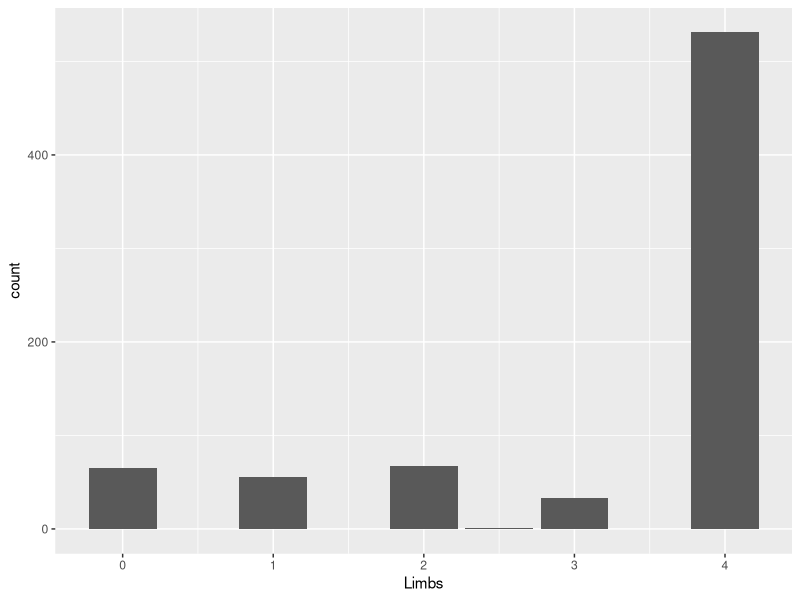
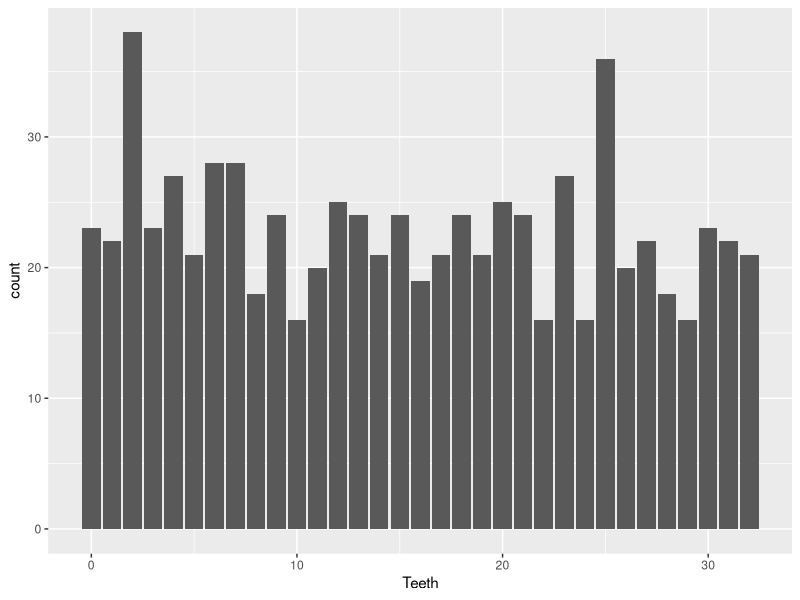
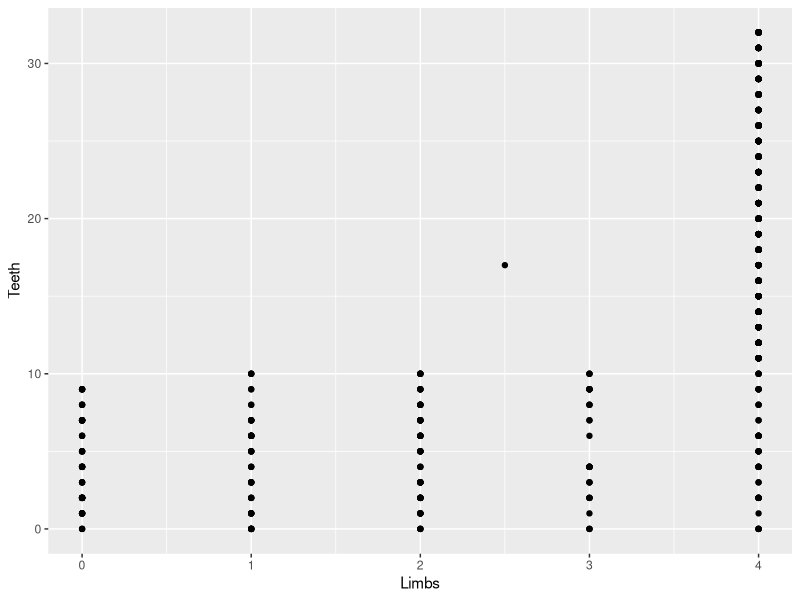
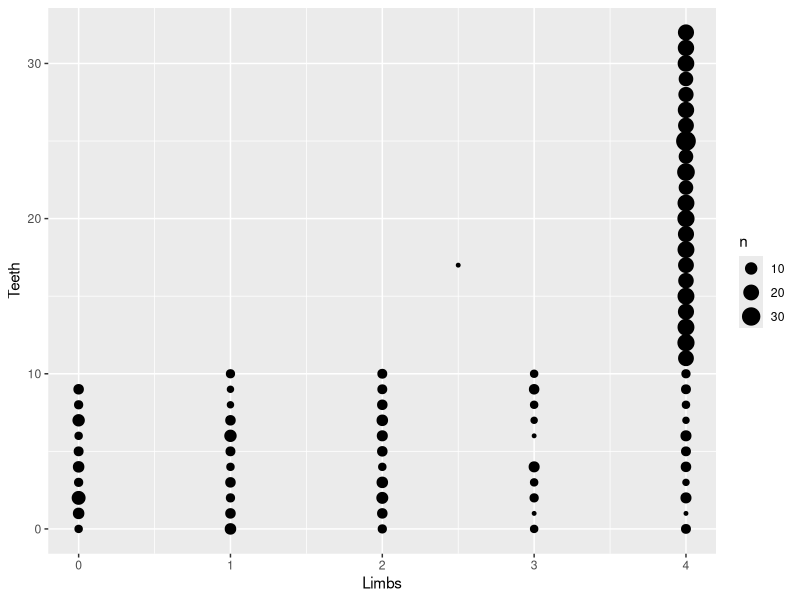
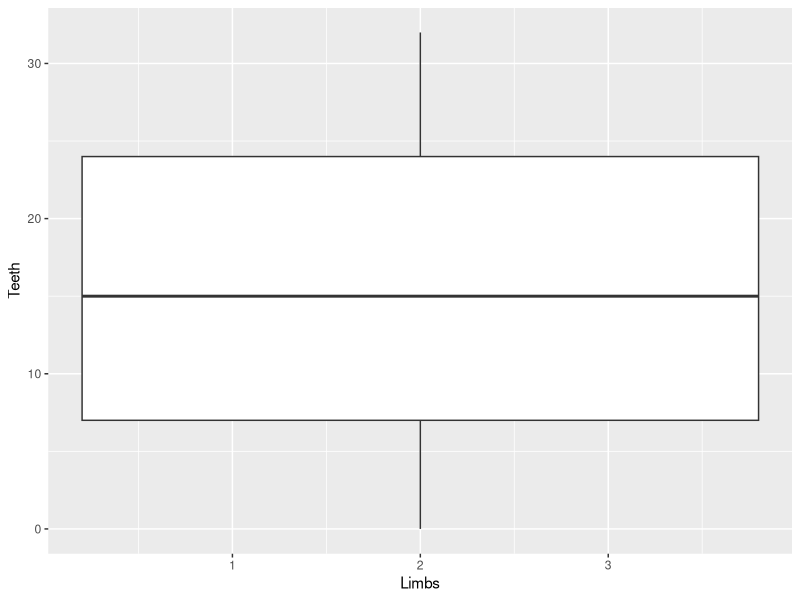
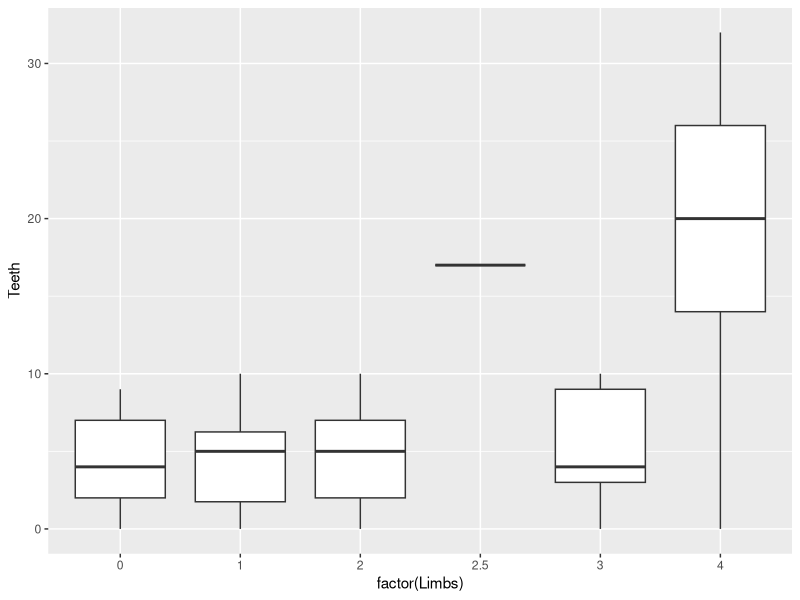
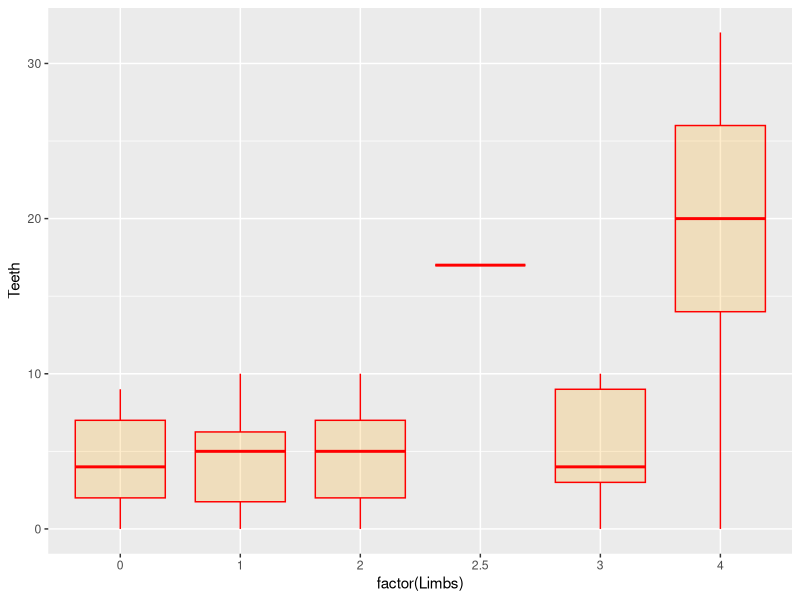
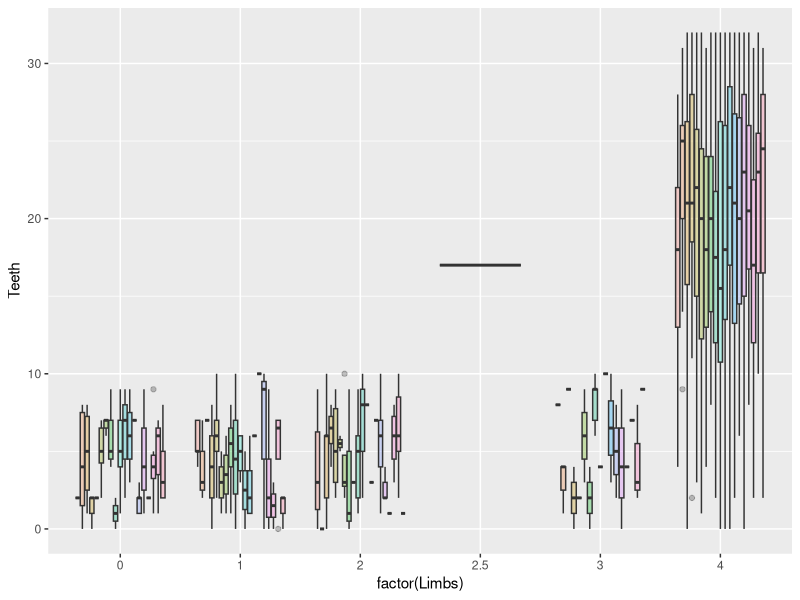

Here is the R script that generated these plots, in order:
#### Fun R Plots with ggplot2 - Pirate Features
# set the working directory
#setwd("/Users/bamflappy/Documents/rPlayground")

# if not already, install the ggplot2 package
#install.packages("ggplot2")

# load the ggplot2 library
library(ggplot2)

# import the pirate data from the PiratesPirate.csv file
pirates <- read.csv("PiratesPirate.csv")

# view the column names of the pirates data
colnames(pirates)

# view the first few lines of pirates data
head(pirates)

# check out the basic ggplot function and geoms
# https://ggplot2.tidyverse.org/reference/
# https://datacarpentry.org/r-socialsci/04-ggplot2/index.html

### One Dimension - Teeth or Limbs

# start with plotting only the Limbs dimension of the pirates data
ggplot(data = pirates, aes(x = Limbs)) +
  geom_bar()

ggsave("pirates_plot_limbs_bar.png", plot = last_plot())

# next, plot only the Teeth dimension of the pirates data
ggplot(data = pirates, aes(x = Teeth)) +
  geom_bar()

ggsave("pirates_plot_teeth_bar.png", plot = last_plot())

### Two Dimensions - Teeth & Limbs

# create a scatter plot comparing the two dimensions of Limbs vs Teeth
ggplot(data = pirates, aes(x = Limbs, y = Teeth)) +
  geom_point()

ggsave("pirates_plot_teeth_limbs_scatter.png", plot = last_plot())

# modify the scatter plot to include the count of pirates at each point
ggplot(data = pirates, aes(x = Limbs, y = Teeth)) +
  geom_count()

ggsave("pirates_plot_teeth_limbs_scatterCount.png", plot = last_plot())

# check the data for the one outlier pirate with 2.5 Limbs
pirates[pirates$Limbs == "2.5", ]

# change to a boxplot to better describe the data at each point
ggplot(data = pirates, aes(x = Limbs, y = Teeth)) +
  geom_boxplot()

ggsave("pirates_plot_teeth_limbs_boxWarning.png", plot = last_plot())

# check the info for the factor function
?factor

# use the factor function to make the different numbers of Limbs into categories
ggplot(data = pirates, aes(x = factor(Limbs), y = Teeth)) +
  geom_boxplot()

ggsave("pirates_plot_teeth_limbs_boxFixed.png", plot = last_plot())

# create a more detailed plot using colors to add another dimension
# look up color options on the internet by searching "ggplot boxplot color"
# example 1 from r-graph-gallery.com/264-control-ggplot2-boxplot-colors.html
ggplot(data = pirates, aes(x = factor(Limbs), y = Teeth)) +
  geom_boxplot(color="red", fill="orange", alpha=0.2)

ggsave("pirates_plot_teeth_limbs_colorBox1.png", plot = last_plot())

# example 2 from r-graph-gallery.com/264-control-ggplot2-boxplot-colors.html
ggplot(data = pirates, aes(x = factor(Limbs), y = Teeth, fill = Origin)) +
  geom_boxplot(alpha=0.3) +
  theme(legend.position="none")

ggsave("pirates_plot_teeth_limbs_origin_colorBox2.png", plot = last_plot())

### Three Dimensions - Teeth & Limbs & Origin

# create a set of boxplots with one for each Origin of pirates
# look up facet options on the internet by searching "ggplot boxplot facet"
# www.sthda.com/english/wiki/ggplot2-facet-split-a-plot-into-a-matrix-of-panels
ggplot(data = pirates, aes(x = factor(Limbs), y = Teeth)) +
  geom_boxplot(color="darkgreen", fill="orange", alpha=0.2) +
  facet_wrap(~ Origin)

ggsave("pirates_plot_teeth_limbs_origin_facetWrap.png", plot = last_plot())

# change the appearance of the individual plot titles
# www.sthda.com/english/wiki/ggplot2-facet-split-a-plot-into-a-matrix-of-panels
ggplot(data = pirates, aes(x = factor(Limbs), y = Teeth)) +
  geom_boxplot(color="darkgreen", fill="orange", alpha=0.2) +
  facet_wrap(~ Origin) +
  theme(strip.background = element_rect(colour="black", fill="white", 
                                        size=1.5, linetype="solid"))

ggsave("pirates_plot_teeth_limbs_origin_indTitles.png", plot = last_plot())

# change the axis titles and add a plot title
# look up how to add titles on the internet by searching "ggplot title"
# top result www.sthda.com/english/wiki/ggplot2-title-main-axis-and-legend-titles
ggplot(data = pirates, aes(x = factor(Limbs), y = Teeth)) +
  geom_boxplot(color="darkgreen", fill="orange", alpha=0.2) +
  facet_wrap(~ Origin) +
  theme(strip.background = element_rect(colour="black", fill="white", 
                                        size=1.5, linetype="solid")) +
  labs(title="Comparison of Pirate Teeth and Limb Numbers by Origin", 
       x ="Number of Limbs", 
       y = "Number of Teeth")

ggsave("pirates_plot_teeth_limbs_origin_withTitles.png", plot = last_plot())

# adjust the colors of the axis and plot titles
# www.sthda.com/english/wiki/ggplot2-title-main-axis-and-legend-titles
ggplot(data = pirates, aes(x = factor(Limbs), y = Teeth)) +
  geom_boxplot(color="darkgreen", fill="orange", alpha=0.2) +
  facet_wrap(~ Origin) +
  theme(strip.background = element_rect(colour="black", fill="white", 
                                        size=1.5, linetype="solid")) +
  labs(title="Comparison of Pirate Teeth and Limb Numbers by Origin", 
       x ="Number of Limbs", 
       y = "Number of Teeth") +
  theme(
    plot.title = element_text(color="red", size=14, face="bold.italic"),
    axis.title.x = element_text(color="blue", size=14, face="bold"),
    axis.title.y = element_text(color="purple", size=14, face="bold")
  )

ggsave("pirates_plot_teeth_limbs_origin_colorTitles.png", plot = last_plot())

# center the plot title
# look up how to center the title on the internet by searching "ggplot center title"
# https://stackoverflow.com/questions/40675778/center-plot-title-in-ggplot2
ggplot(data = pirates, aes(x = factor(Limbs), y = Teeth)) +
  geom_boxplot(color="darkgreen", fill="orange", alpha=0.2) +
  facet_wrap(~ Origin) +
  theme(strip.background = element_rect(colour="black", fill="white", 
                                        size=1.5, linetype="solid")) +
  labs(title="Comparison of Pirate Teeth and Limb Numbers by Origin", 
       x ="Number of Limbs", 
       y = "Number of Teeth") +
  theme(
    plot.title = element_text(color="red", size=14, face="bold.italic"),
    axis.title.x = element_text(color="blue", size=14, face="bold"),
    axis.title.y = element_text(color="purple", size=14, face="bold")
  ) +
  theme(plot.title = element_text(hjust = 0.5))

# check out the info for the ggsave function
?ggsave

# check out the info for the last_plot function
?last_plot

# save the last plot using the ggsave function
ggsave("pirates_plot_teeth_limbs_origin.png", plot = last_plot())
